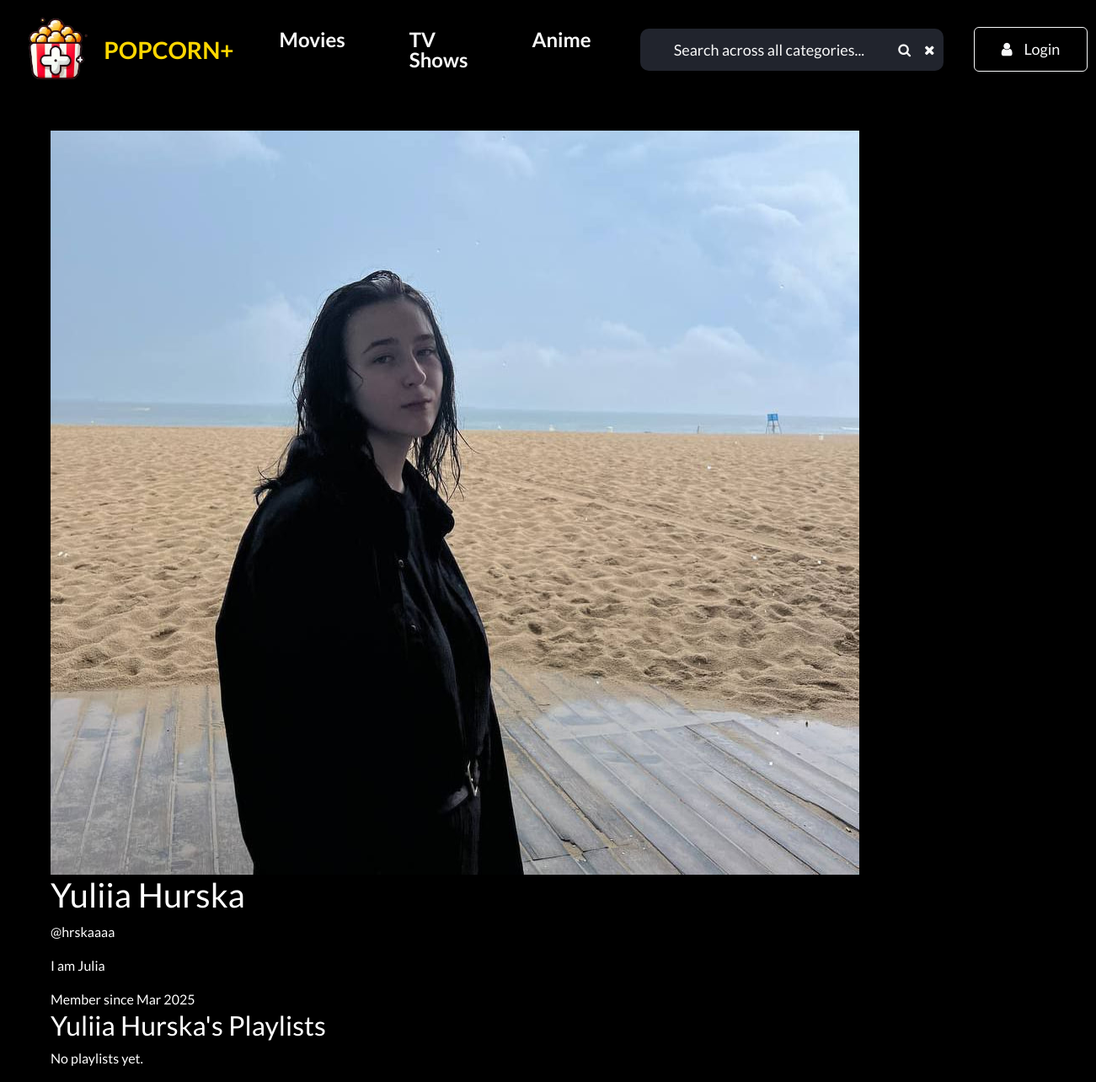
The page /profile/0ba59a7ab1904c6f9559d6a139e803e1 on the database as committed earlier.
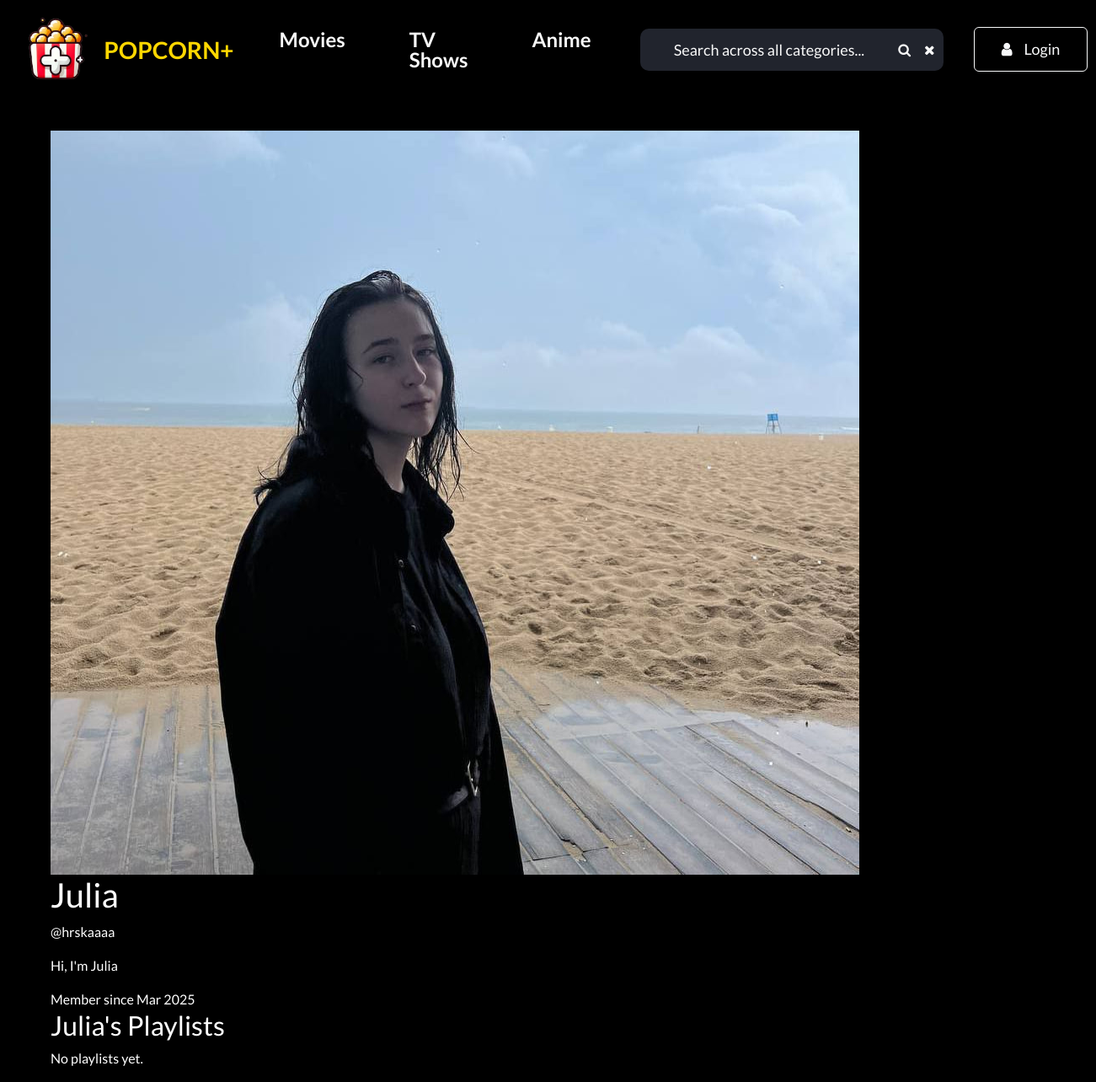
The same page on the database as committed later.
### users/models.py (models this page shows, shortened)
class Profile(models.Model):
    GENDER_CHOICES = [
        ('M', 'Male'),
        ('F', 'Female'),
    ]
    user = models.OneToOneField(User, on_delete=models.CASCADE, null=True, blank=True)
    name = models.CharField(max_length=200, blank=True, null=True)
    email = models.EmailField(max_length=500, blank=True, null=True)
    username = models.CharField(max_length=200, blank=True, null=True)
    gender = models.CharField(max_length=1, choices=GENDER_CHOICES, blank=True, null=True)
    bio = models.TextField(max_length=500, blank=True, null=True)
    profile_image = models.ImageField(
        null=True, blank=True, upload_to='static/images/avatars/', default='static/images/avatars/user-default.png')
    created = models.DateTimeField(auto_now_add=True)
    id = models.UUIDField(default=uuid.uuid4, unique=True,
                            primary_key=True, editable=False)

### users/views.py (the view)
# urls.py: path('profile/<str:pk>', views.userProfile, name="profile"),
def userProfile(request, pk):
    profile = Profile.objects.get(id=pk)
    context = {
        'profile': profile,
    }
    return render(request, 'users/user-profile.html', context)

### users/templates/users/user-profile.html
{% extends 'main.html' %} {% block content %}
<div class="profile-container">
  <div class="profile-header">
    <div class="avatar-container">
      <img
        src="{{ profile.profile_image.url }}"
        alt="{{ profile.username }}"
        class="profile-avatar"
      />
    </div>
    <div class="profile-info">
      <h1 class="profile-name">{{ profile.name }}</h1>
      <p class="profile-username">@{{ profile.username }}</p>
      <p class="profile-bio">{{ profile.bio }}</p>
      <div class="profile-stats">
        <span>Member since {{ profile.created|date:"M Y" }}</span>
      </div>
    </div>
  </div>
  <div class="playlists-section">
    <h2>{{ profile.name }}'s Playlists</h2>
    <div class="playlists-grid">
      {% for playlist in playlists %}
      <a href="{% url 'playlist_detail' playlist.id %}" class="playlist-card">
        <div class="playlist-info">
          <h3>{{ playlist.title }}</h3>
          <p>{{ playlist.videos.count }} videos</p>
        </div>
      </a>
      {% empty %}
      <p class="no-playlists">No playlists yet.</p>
      {% endfor %}
    </div>
  </div>
</div>
{% endblock content%}

Rows that differ between the two databases and show on the page:
changed Profile "hrskaaaa": name "Yuliia Hurska" → "Julia"; bio "I am Julia" → "Hi, I'm Julia"
